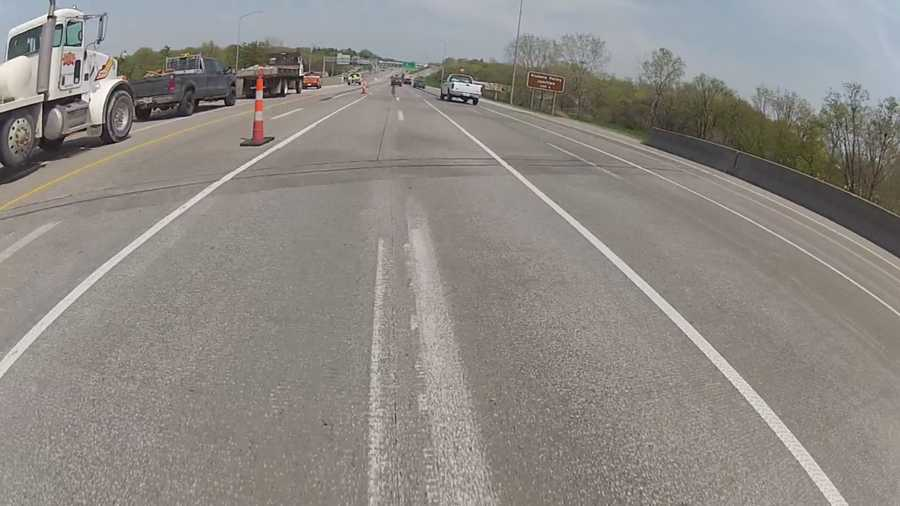
#> input picture image_filtering/lane_lines.jpg, 900 x 506 px
$ python adaptive_threshold.py
#> lines starting #> are read from the running program, lines starting #| are printed output that depends on the picture; after the words box and inside, x2 and y2 are one past the last pixel; in counts of white or black regions, pixels touching at a corner belong together
import cv2 as cv
import numpy as np
import matplotlib
matplotlib.use('tkagg')
import matplotlib.pyplot as plt

img = cv.imread('lane_lines.jpg', 0)
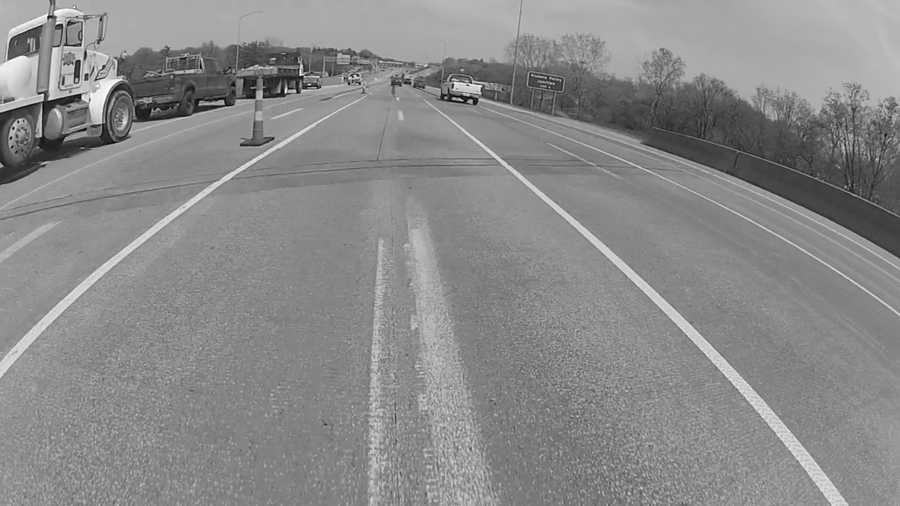
#> img: shape (506, 900); min 0, max 255, mean 137.7
print(img.shape)
#| (506, 900)

ROWS = 4
COLS = 4

plt.title("Basic Thresholding")

for i in range(ROWS * COLS):
    # assign to the current bucket
    plt.subplot(ROWS, COLS, i + 1)

    # get the bounds
    lower = int(255 / 16 * i)
    upper = int(255 / 16 * (i + 1))

    # print the title
    plt.title('[{:}, {:}]'.format(lower, upper))

    # get lower thresh
    thresh_binary = cv.inRange(img, lower, upper)

    plt.imshow(thresh_binary, cmap='gray')
    plt.axis('off')
#> this loop made 16 passes
#> pass 1, `thresh_binary = cv.inRange(img, lower, upper)`:
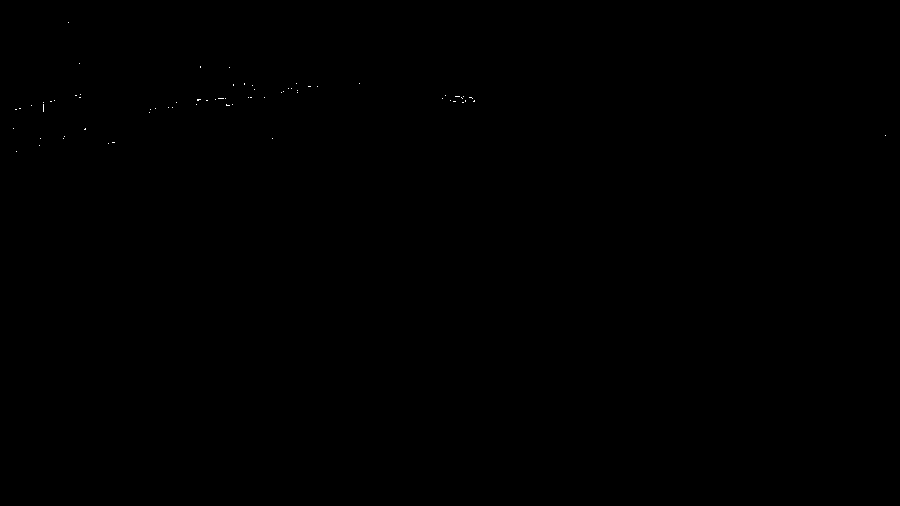
#> thresh_binary: shape (506, 900); 0.03% white in thin lines or dots, all inside (x1, y1, x2, y2) = (13, 22, 886, 152)
#> pass 2, `thresh_binary = cv.inRange(img, lower, upper)`:
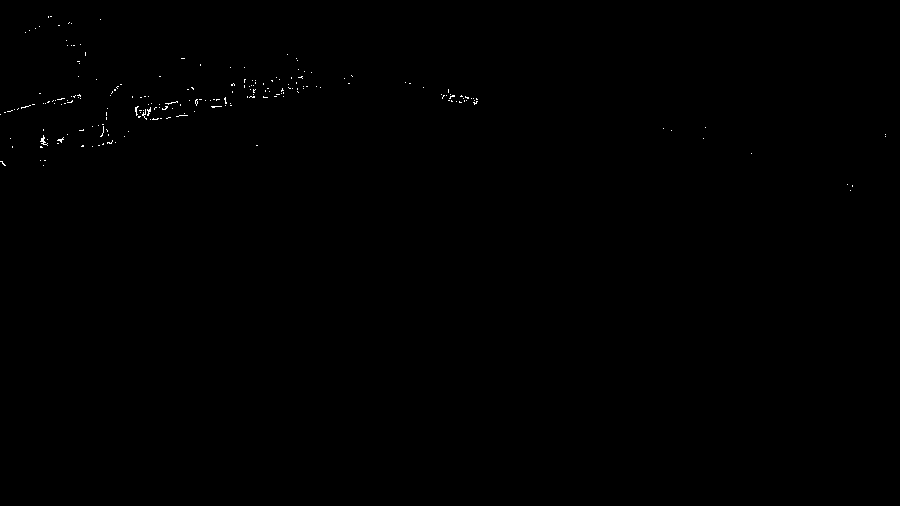
#> thresh_binary: shape (506, 900); 0.14% white in thin lines or dots, all inside (x1, y1, x2, y2) = (0, 16, 886, 191)
#> pass 3, `thresh_binary = cv.inRange(img, lower, upper)`:
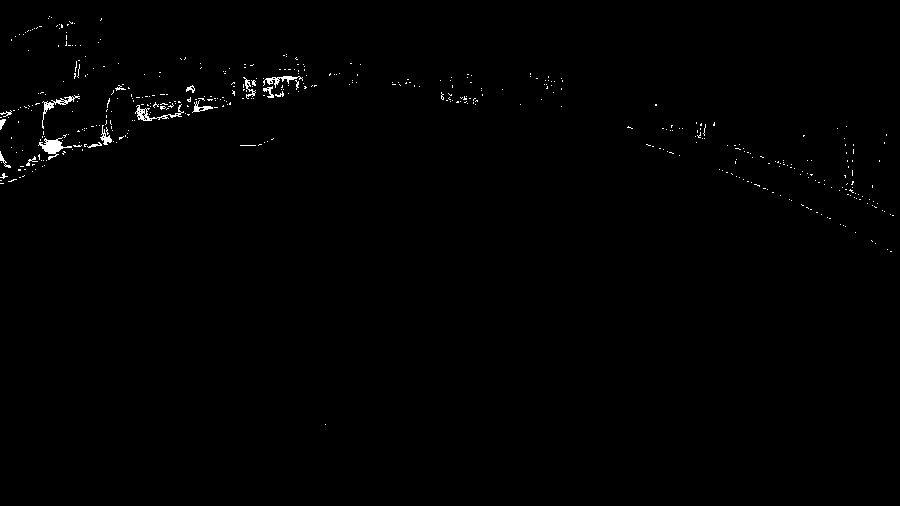
#> thresh_binary: shape (506, 900); 0.55% white in thin lines or dots, all inside (x1, y1, x2, y2) = (0, 16, 894, 425)


plt.show()
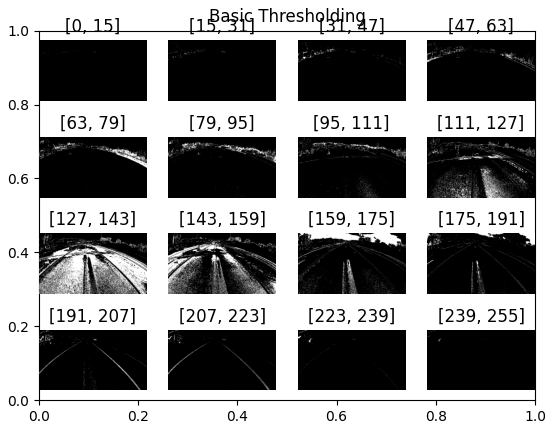
#> figure drawn by matplotlib, 16 panels
